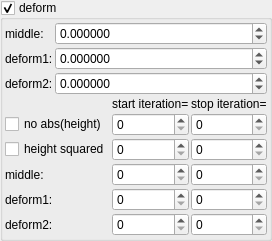
    <widget class="MyGroupBox" name="groupCheck_transf_function_enabledC_false">
     <property name="toolTip">
      <string/>
     </property>
     <property name="title">
      <string>deform&amp;</string>
     </property>
     <property name="checkable">
      <bool>true</bool>
     </property>
     <layout class="QVBoxLayout" name="verticalLayout_57">
      <property name="spacing">
       <number>2</number>
      </property>
      <property name="leftMargin">
       <number>2</number>
      </property>
      <property name="topMargin">
       <number>2</number>
      </property>
      <property name="rightMargin">
       <number>2</number>
      </property>
      <property name="bottomMargin">
       <number>2</number>
      </property>
      <item>
       <layout class="QGridLayout" name="gridLayout_4" columnstretch="0,1">
        <item row="2" column="1">
         <widget class="MyDoubleSpinBox" name="spinbox_transf_offsetF_0">
          <property name="sizePolicy">
           <sizepolicy hsizetype="Minimum" vsizetype="Maximum">
            <horstretch>0</horstretch>
            <verstretch>0</verstretch>
           </sizepolicy>
          </property>
          <property name="prefix">
           <string/>
          </property>
          <property name="suffix">
           <string/>
          </property>
          <property name="decimals">
           <number>6</number>
          </property>
          <property name="minimum">
           <double>-99.999899999999997</double>
          </property>
          <property name="maximum">
           <double>99.999899999999997</double>
          </property>
          <property name="singleStep">
           <double>0.100000000000000</double>
          </property>
         </widget>
        </item>
        <item row="1" column="0">
         <widget class="QLabel" name="label_14">
          <property name="text">
           <string>deform1:</string>
          </property>
         </widget>
        </item>
        <item row="1" column="1">
         <widget class="MyDoubleSpinBox" name="spinbox_transf_offsetR_0">
          <property name="sizePolicy">
           <sizepolicy hsizetype="Minimum" vsizetype="Maximum">
            <horstretch>0</horstretch>
            <verstretch>0</verstretch>
           </sizepolicy>
          </property>
          <property name="prefix">
           <string/>
          </property>
          <property name="suffix">
           <string/>
          </property>
          <property name="decimals">
           <number>6</number>
          </property>
          <property name="minimum">
           <double>-99.999899999999997</double>
          </property>
          <property name="maximum">
           <double>99.999899999999997</double>
          </property>
          <property name="singleStep">
           <double>0.100000000000000</double>
          </property>
         </widget>
        </item>
        <item row="2" column="0">
         <widget class="QLabel" name="label_15">
          <property name="text">
           <string>deform2:</string>
          </property>
         </widget>
        </item>
        <item row="0" column="0">
         <widget class="QLabel" name="label_13">
          <property name="text">
           <string>middle:</string>
          </property>
         </widget>
        </item>
        <item row="0" column="1">
         <widget class="MyDoubleSpinBox" name="spinbox_transf_scaleA_1">
          <property name="sizePolicy">
           <sizepolicy hsizetype="Minimum" vsizetype="Maximum">
            <horstretch>0</horstretch>
            <verstretch>0</verstretch>
           </sizepolicy>
          </property>
          <property name="prefix">
           <string/>
          </property>
          <property name="suffix">
           <string/>
          </property>
          <property name="decimals">
           <number>6</number>
          </property>
          <property name="minimum">
           <double>-99.999899999999997</double>
          </property>
          <property name="maximum">
           <double>99.999899999999997</double>
          </property>
          <property name="singleStep">
           <double>0.100000000000000</double>
          </property>
         </widget>
        </item>
       </layout>
      </item>
      <item>
       <layout class="QGridLayout" name="gridLayout_5" columnstretch="0,1,1">
        <item row="2" column="1">
         <widget class="MySpinBox" name="spinboxInt_transf_start_iterations_T">
          <property name="sizePolicy">
           <sizepolicy hsizetype="Minimum" vsizetype="Maximum">
            <horstretch>0</horstretch>
            <verstretch>0</verstretch>
           </sizepolicy>
          </property>
          <property name="minimum">
           <number>0</number>
          </property>
          <property name="maximum">
           <number>999</number>
          </property>
          <property name="value">
           <number>0</number>
          </property>
         </widget>
        </item>
        <item row="1" column="2">
         <widget class="MySpinBox" name="spinboxInt_transf_stop_iterations_M">
          <property name="sizePolicy">
           <sizepolicy hsizetype="Preferred" vsizetype="Maximum">
            <horstretch>0</horstretch>
            <verstretch>0</verstretch>
           </sizepolicy>
          </property>
          <property name="maximum">
           <number>999</number>
          </property>
         </widget>
        </item>
        <item row="4" column="2">
         <widget class="MySpinBox" name="spinboxInt_transf_stop_iterations_N">
          <property name="sizePolicy">
           <sizepolicy hsizetype="Preferred" vsizetype="Maximum">
            <horstretch>0</horstretch>
            <verstretch>0</verstretch>
           </sizepolicy>
          </property>
          <property name="maximum">
           <number>999</number>
          </property>
         </widget>
        </item>
        <item row="3" column="0">
         <widget class="QLabel" name="label_18">
          <property name="text">
           <string>middle:</string>
          </property>
         </widget>
        </item>
        <item row="4" column="1">
         <widget class="MySpinBox" name="spinboxInt_transf_start_iterations_N">
          <property name="sizePolicy">
           <sizepolicy hsizetype="Minimum" vsizetype="Maximum">
            <horstretch>0</horstretch>
            <verstretch>0</verstretch>
           </sizepolicy>
          </property>
          <property name="minimum">
           <number>0</number>
          </property>
          <property name="maximum">
           <number>999</number>
          </property>
          <property name="value">
           <number>0</number>
          </property>
         </widget>
        </item>
        <item row="5" column="2">
         <widget class="MySpinBox" name="spinboxInt_transf_stop_iterations_O">
          <property name="sizePolicy">
           <sizepolicy hsizetype="Preferred" vsizetype="Maximum">
            <horstretch>0</horstretch>
            <verstretch>0</verstretch>
           </sizepolicy>
          </property>
          <property name="maximum">
           <number>999</number>
          </property>
         </widget>
        </item>
        <item row="1" column="0">
         <widget class="MyCheckBox" name="checkBox_transf_function_enabledM_false">
          <property name="text">
           <string>no abs(height)</string>
          </property>
         </widget>
        </item>
        <item row="3" column="2">
         <widget class="MySpinBox" name="spinboxInt_transf_stop_iterations_J">
          <property name="sizePolicy">
           <sizepolicy hsizetype="Preferred" vsizetype="Maximum">
            <horstretch>0</horstretch>
            <verstretch>0</verstretch>
           </sizepolicy>
          </property>
          <property name="maximum">
           <number>999</number>
          </property>
         </widget>
        </item>
        <item row="5" column="0">
         <widget class="QLabel" name="label_17">
          <property name="text">
           <string>deform2:</string>
          </property>
         </widget>
        </item>
        <item row="2" column="0">
         <widget class="MyCheckBox" name="checkBox_transf_function_enabledT_false">
          <property name="text">
           <string>height squared</string>
          </property>
         </widget>
        </item>
        <item row="3" column="1">
         <widget class="MySpinBox" name="spinboxInt_transf_start_iterations_J">
          <property name="sizePolicy">
           <sizepolicy hsizetype="Minimum" vsizetype="Maximum">
            <horstretch>0</horstretch>
            <verstretch>0</verstretch>
           </sizepolicy>
          </property>
          <property name="minimum">
           <number>0</number>
          </property>
          <property name="maximum">
           <number>999</number>
          </property>
          <property name="value">
           <number>0</number>
          </property>
         </widget>
        </item>
        <item row="2" column="2">
         <widget class="MySpinBox" name="spinboxInt_transf_stop_iterations_T">
          <property name="sizePolicy">
           <sizepolicy hsizetype="Preferred" vsizetype="Maximum">
            <horstretch>0</horstretch>
            <verstretch>0</verstretch>
           </sizepolicy>
          </property>
          <property name="maximum">
           <number>999</number>
          </property>
         </widget>
        </item>
        <item row="1" column="1">
         <widget class="MySpinBox" name="spinboxInt_transf_start_iterations_M">
          <property name="sizePolicy">
           <sizepolicy hsizetype="Minimum" vsizetype="Maximum">
            <horstretch>0</horstretch>
            <verstretch>0</verstretch>
           </sizepolicy>
          </property>
          <property name="minimum">
           <number>0</number>
          </property>
          <property name="maximum">
           <number>999</number>
          </property>
          <property name="value">
           <number>0</number>
          </property>
         </widget>
        </item>
        <item row="4" column="0">
         <widget class="QLabel" name="label_16">
          <property name="text">
           <string>deform1:</string>
          </property>
         </widget>
        </item>
        <item row="5" column="1">
         <widget class="MySpinBox" name="spinboxInt_transf_start_iterations_O">
          <property name="sizePolicy">
           <sizepolicy hsizetype="Minimum" vsizetype="Maximum">
            <horstretch>0</horstretch>
            <verstretch>0</verstretch>
           </sizepolicy>
          </property>
          <property name="minimum">
           <number>0</number>
          </property>
          <property name="maximum">
           <number>999</number>
          </property>
          <property name="value">
           <number>0</number>
          </property>
         </widget>
        </item>
        <item row="0" column="1">
         <widget class="QLabel" name="label_283">
          <property name="text">
           <string>start iteration=</string>
          </property>
         </widget>
        </item>
        <item row="0" column="2">
         <widget class="QLabel" name="label_284">
          <property name="text">
           <string>stop iteration=</string>
          </property>
         </widget>
        </item>
       </layout>
      </item>
     </layout>
    </widget>
